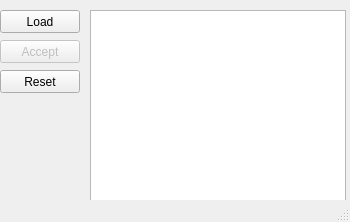
<?xml version="1.0" encoding="UTF-8"?>
<ui version="4.0">
 <class>MainWindow</class>
 <widget class="QMainWindow" name="MainWindow">
  <property name="geometry">
   <rect>
    <x>0</x>
    <y>0</y>
    <width>350</width>
    <height>222</height>
   </rect>
  </property>
  <property name="windowTitle">
   <string>MainWindow</string>
  </property>
  <widget class="QWidget" name="centralwidget">
   <property name="enabled">
    <bool>true</bool>
   </property>
   <property name="minimumSize">
    <size>
     <width>350</width>
     <height>200</height>
    </size>
   </property>
   <property name="maximumSize">
    <size>
     <width>350</width>
     <height>200</height>
    </size>
   </property>
   <widget class="QListView" name="Selected_Files">
    <property name="geometry">
     <rect>
      <x>90</x>
      <y>10</y>
      <width>256</width>
      <height>192</height>
     </rect>
    </property>
   </widget>
   <widget class="QPushButton" name="load_btn">
    <property name="geometry">
     <rect>
      <x>0</x>
      <y>10</y>
      <width>80</width>
      <height>23</height>
     </rect>
    </property>
    <property name="text">
     <string>Load</string>
    </property>
   </widget>
   <widget class="QPushButton" name="accept_btn">
    <property name="enabled">
     <bool>false</bool>
    </property>
    <property name="geometry">
     <rect>
      <x>0</x>
      <y>40</y>
      <width>80</width>
      <height>23</height>
     </rect>
    </property>
    <property name="mouseTracking">
     <bool>false</bool>
    </property>
    <property name="text">
     <string>Accept</string>
    </property>
   </widget>
   <widget class="QPushButton" name="reset_btn">
    <property name="geometry">
     <rect>
      <x>0</x>
      <y>70</y>
      <width>80</width>
      <height>23</height>
     </rect>
    </property>
    <property name="text">
     <string>Reset</string>
    </property>
   </widget>
  </widget>
  <widget class="QStatusBar" name="statusBar"/>
 </widget>
 <resources/>
 <connections/>
</ui>
